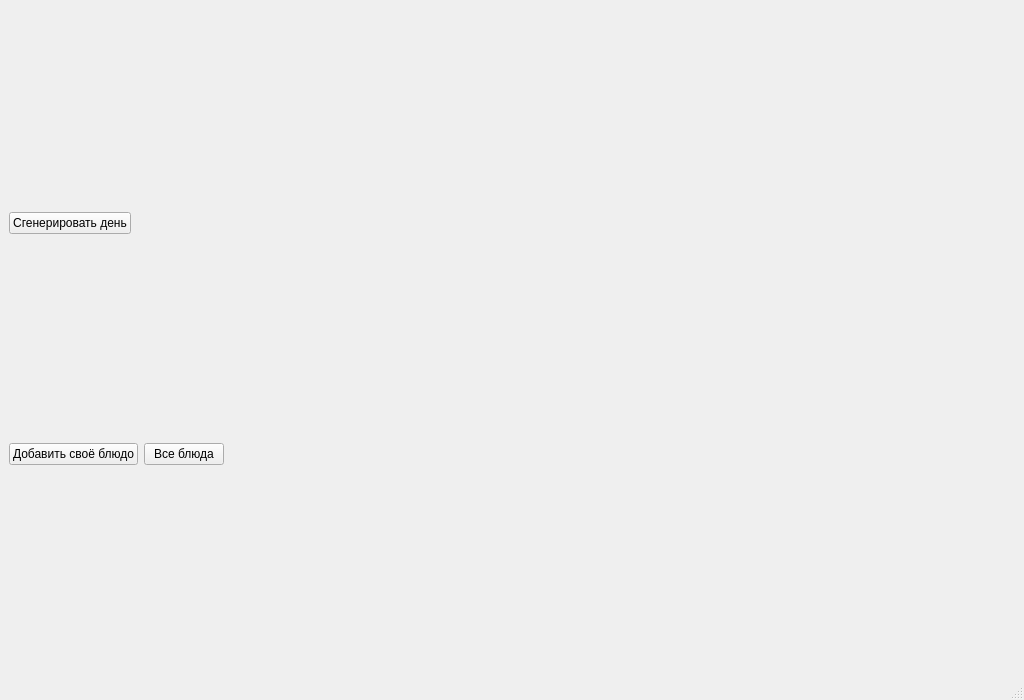
<?xml version="1.0" encoding="UTF-8"?>
<ui version="4.0">
 <class>MainWindow</class>
 <widget class="QMainWindow" name="MainWindow">
  <property name="geometry">
   <rect>
    <x>0</x>
    <y>0</y>
    <width>1024</width>
    <height>700</height>
   </rect>
  </property>
  <property name="windowTitle">
   <string>Планировщик блюд</string>
  </property>
  <widget class="QWidget" name="centralwidget">
   <layout class="QVBoxLayout" name="verticalLayout">
    <item>
     <layout class="QHBoxLayout" name="topButtons">
      <item>
       <widget class="QPushButton" name="generateDayButton">
        <property name="text">
         <string>Сгенерировать день</string>
        </property>
        <property name="minimumHeight">
         <number>50</number>
        </property>
       </widget>
      </item>
      <item>
       <spacer name="horizontalSpacerTop">
        <property name="orientation">
         <enum>Qt::Horizontal</enum>
        </property>
        <property name="sizeHint" stdset="0">
         <size>
          <width>40</width>
          <height>20</height>
         </size>
        </property>
       </spacer>
      </item>
     </layout>
    </item>

    <!-- Нижние кнопки -->
    <item>
     <layout class="QHBoxLayout" name="bottomButtons">
      <item>
       <widget class="QPushButton" name="addDishButton">
        <property name="text">
         <string>Добавить своё блюдо</string>
        </property>
       </widget>
      </item>
      <item>
       <widget class="QPushButton" name="showAllButton">
        <property name="text">
         <string>Все блюда</string>
        </property>
       </widget>
      </item>
      <item>
       <spacer name="horizontalSpacerBottom">
        <property name="orientation">
         <enum>Qt::Horizontal</enum>
        </property>
        <property name="sizeHint" stdset="0">
         <size>
          <width>40</width>
          <height>20</height>
         </size>
        </property>
       </spacer>
      </item>
     </layout>
    </item>
   </layout>
  </widget>
  <widget class="QMenuBar" name="menubar"/>
  <widget class="QStatusBar" name="statusbar"/>
 </widget>
 <resources/>
 <connections/>
</ui>
